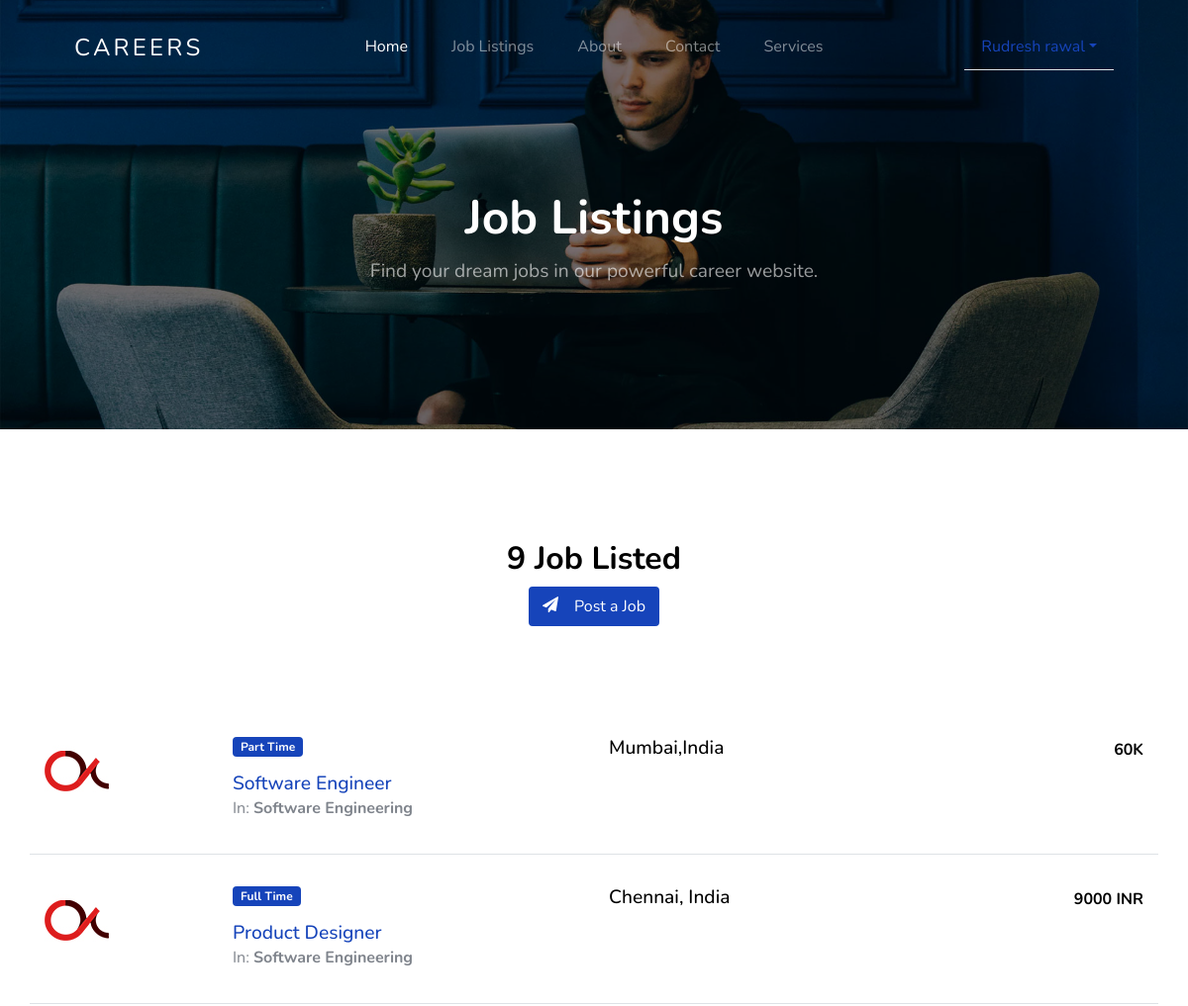
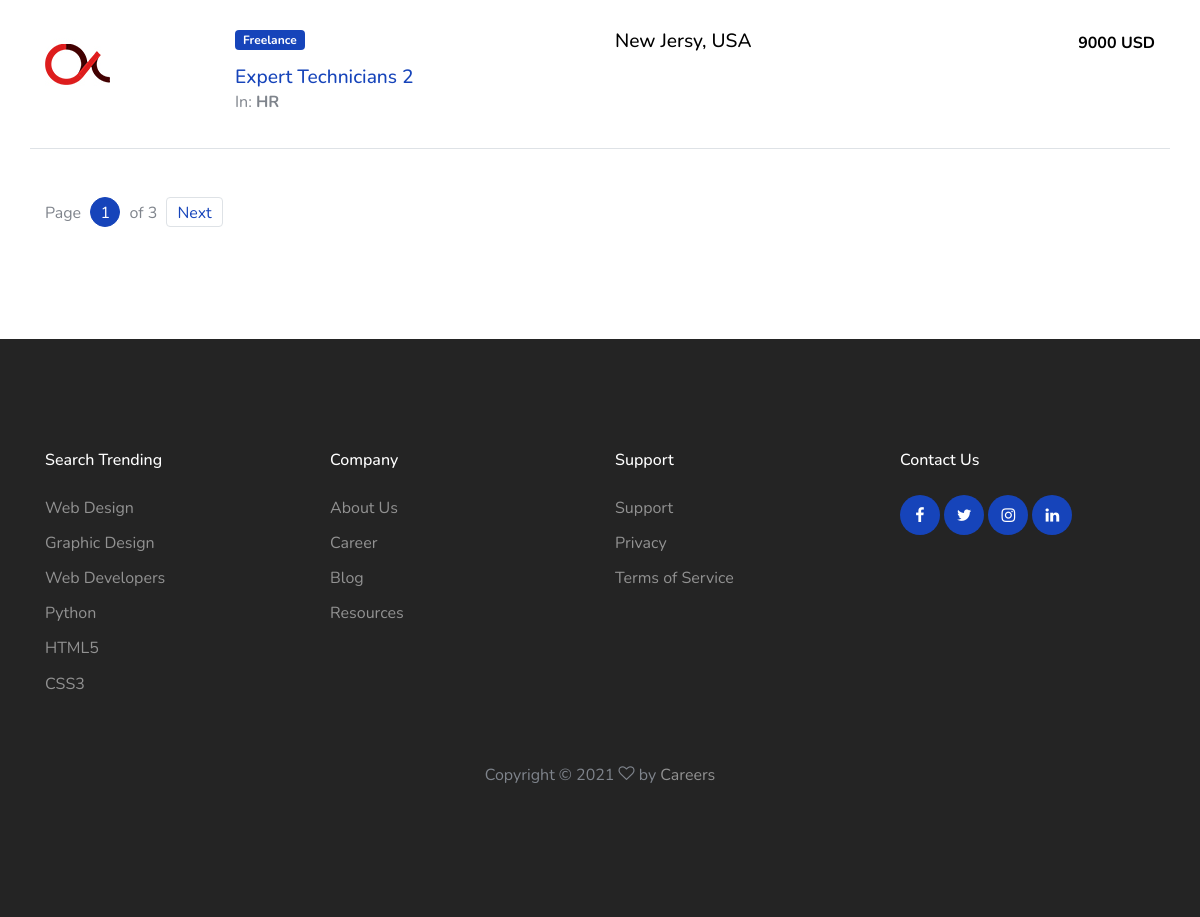
Page /jobs/job-listing/ (signed in) on the committed database (2 pictures, top to bottom).
### jobs/models.py (models this page shows, shortened)
class JobListing(models.Model):
    user = models.ForeignKey(settings.AUTH_USER_MODEL, on_delete=models.CASCADE,
                             null=True, editable=False, blank=True)
    title = models.CharField(max_length=100)
    company_name = models.CharField(max_length=200)
    employment_status = models.CharField(choices=JOB_TYPE, max_length=10)
    vacancy = models.CharField(max_length=10, null=True)
    gender = models.CharField(choices=GENDER, max_length=30, null=True)
    category = models.CharField(choices=CATEGORY, max_length=30)
    description = models.TextField()
    responsibilities = models.TextField()
    experience = models.CharField(max_length=100)
    job_location = models.CharField(max_length=120)
    Salary = models.CharField(max_length=100, null=True, blank=True)
    image = models.ImageField(blank=True, upload_to='media', null=True)
    application_deadline = models.DateTimeField()
    published_on = models.DateTimeField(default=timezone.now)

### jobs/views.py (the view)
# urls.py: path('job-listing/', job_listing, name='job-listing'),
@login_required
def job_listing(request):
    query = JobListing.objects.all().count()
    qs = JobListing.objects.all().order_by('-published_on')
    paginator = Paginator(qs, 3)  # Show 3 jobs per page
    page = request.GET.get('page')
    try:
        qs = paginator.page(page)
    except PageNotAnInteger:
        qs = paginator.page(1)
    except EmptyPage:
        qs = paginator.page(paginator.num_pages)
    context = {
        'query': qs,
        'job_qs': query
    }
    return render(request, "jobs/job_listing.html", context)

### templates/jobs/job_listing.html (shortened to what this page needs)
{% extends 'base.html' %}
{% load static %}
{% block content %}
    <section class="home-section section-hero inner-page overlay bg-image"
             style="background-image: url('{% static 'images/hero_1.jpg' %}');"
             id="home-section">
        <div class="container">
            <div class="row align-items-center justify-content-center">
                <div class="col-md-12">
                    <div class="mb-5 text-center">
                        <h1 class="text-white font-weight-bold">Job Listings</h1>
                        <p>Find your dream jobs in our powerful career website.</p>
                    </div>
                </div>
            </div>
        </div>
    </section>
    <section class="site-section">
        <div class="container">
            <div class="row mb-5 justify-content-center">
                <div class="col-md-7 text-center">
                    <h2 class="section-title mb-2">{{ job_qs }} Job Listed</h2>
                    <div class="mb-5 text-center">
                        <a href="{% url 'jobs:job-post' %}"
                           class="btn btn-primary border-width-2 d-none d-lg-inline-block">
                      <span class="mr-2 icon-paper-plane">
                      </span>Post a Job</a>
                    </div>
                </div>
            </div>
            <div class="mb-5">
                {% for q in query %}
                    <div class="row align-items-start job-item border-bottom pb-3 mb-3 pt-3">
                        <div class="col-md-2">
                            <a href=""><img class="img-fluid" src="{% static 'images/featured-listing-2.jpg' %}"
                                            alt="image"></a>
                        </div>
                        <div class="col-md-4">
              <span class="badge badge-primary px-2 py-1 mb-3">
                    {{ q.employment_status }}
              </span>
                            <h2><a href="{% url 'jobs:job-single' q.id %}">{{ q.title }}</a></h2>
                            In: <strong>{{ q.category }}</strong></p>
                        </div>
                        <div class="col-md-3 text-left">
                            <h3>{{ q.job_location }}</h3>
                        </div>
                        <div class="col-md-3 text-md-right">
                            <strong class="text-black">{{ q.Salary }}</strong>
                        </div>
                    </div>
                {% endfor %}
            </div>
            <div class="row pagination-wrap">
                <div class="col-md-6 text-center text-md-left">
                    <div class="custom-pagination ml-auto">
                        <div class="d-inline-block">
                            Page <a href="#" class="active">{{ query.number }}</a> of {{ query.paginator.num_pages }}
                        </div>
                        {% if query.has_next %}
                            <a href="?page={{ query.next_page_number }}" class="next">Next</a>
                        {% endif %}
                    </div>
                </div>
            </div>
        </div>
    </section>
{% endblock %}

### templates/navbar.html (shortened to what this page needs)
{% load static %}
<header class="site-navbar mt-3">
  <div class="container-fluid">
    <div class="row align-items-center">
      <div class="site-logo col-6"><a href="{% url 'home' %}">Careers</a></div>
      <nav class="mx-auto site-navigation">
        <ul class="site-menu js-clone-nav d-none d-xl-block ml-0 pl-0">
          <li><a href="{% url 'home' %}" class="nav-link active">Home</a></li>
          <li><a href="{% url 'jobs:job-listing' %}">Job Listings</a></li>
          <li><a href="{% url 'jobs:about' %}">About</a></li>
          <li><a href="{% url 'jobs:contact' %}">Contact</a></li>
             <li><a href="{% url 'jobs:service' %}"> Services</a></li>
        </ul>
      </nav>
{% if user.is_authenticated %}
      <div class="right-cta-menu text-right d-flex aligin-items-center col-6">
        <div class="ml-auto">
          <ul class="nav nav-tabs">
  <li class="nav-item dropdown">
    <a class="nav-link dropdown-toggle" data-toggle="dropdown" href="#" role="button" aria-haspopup="True" aria-expanded="false">
      {{request.user.first_name}} {{request.user.last_name}}</a>
  </li>
</ul>
        </div>
      </div>
{% endif %}
    </div>
  </div>
    </header>

### static/css/style.css (style rules this page uses)
.site-navbar { margin-bottom: 0px; z-index: 1999; position: absolute; width: 100%; top: 2rem; }
.site-navbar .container-fluid { padding-left: 7rem; padding-right: 7rem; }
.site-navbar .site-logo { position: absolute; left: 5%; }
.site-navbar .site-logo a { color: #fff; font-size: 1.5rem; letter-spacing: .2rem; text-transform: uppercase; }
.site-navbar .site-burger-menu, .site-navbar .right-cta-menu { position: absolute; right: 5%; }
.site-navbar .site-navigation { position: absolute; left: 50%; -webkit-transform: translateX(-50%); -ms-transform: translateX(-50%); transform: translateX(-50%); z-index: 5; }
.site-navbar .site-navigation .site-menu { margin-bottom: 0; }
.site-navbar .site-navigation .site-menu .active { color: #fff; display: inline-block; padding: 5px 20px; }
.site-navbar .site-navigation .site-menu a { text-decoration: none !important; display: inline-block; position: relative; }
.site-navbar .site-navigation .site-menu > li { display: inline-block; }
.site-navbar .site-navigation .site-menu > li > a { padding: 20px 20px !important; color: rgba(255, 255, 255, 0.5); display: inline-block; text-decoration: none !important; }
.site-mobile-menu .site-nav-wrap { padding: 0; margin: 0; list-style: none; position: relative; }
.site-mobile-menu .site-nav-wrap a { padding: 10px 20px; display: block; position: relative; color: #212529; }
.site-mobile-menu .site-nav-wrap li { position: relative; display: block; }
.site-mobile-menu .site-nav-wrap li .active { color: #000; }
.site-mobile-menu .site-nav-wrap > li { display: block; position: relative; float: left; width: 100%; }
.site-mobile-menu .site-nav-wrap > li > a { padding-left: 20px; font-size: 20px; }
body { font-weight: 400; font-size: 1rem; line-height: 1.7; position: relative; }
body:after { content: ""; position: absolute; top: 0; left: 0; right: 0; bottom: 0; background: rgba(0, 0, 0, 0.7); z-index: 100; opacity: 0; visibility: hidden; -webkit-transition: .3s all ease; -o-transition: .3s all ease; transition: .3s all ease; }
h1, h2, h3, h4 { color: #000; }
.site-section { padding-top: 7rem; padding-bottom: 7rem; position: relative; z-index: 2; }
.text-black { color: #000 !important; }
.home-section { position: relative; }
.home-section > .container { z-index: 2; position: relative; }
.home-section h1 { font-size: 3rem; color: #fff; font-weight: 200; }
.home-section p { font-size: 1.2rem; color: rgba(255, 255, 255, 0.6); }
.bg-image { background-size: cover; background-position: center center; background-repeat: no-repeat; }
.section-title { font-size: 2rem; font-weight: 700; }
.section-hero, .section-hero > .container > .row { height: 100vh; min-height: 900px; }
.section-hero.inner-page, .section-hero.inner-page > .container > .row { height: auto; min-height: auto; padding-top: 6em; padding-bottom: 3em; }
.section-hero.overlay, .section-hero.overlay-2 { position: relative; }
.section-hero.overlay:before, .section-hero.overlay-2:before { z-index: 1; position: absolute; content: ""; top: 0; left: 0; right: 0; bottom: 0; background: rgba(0, 0, 0, 0.5); }
.section-hero > .container { z-index: 2; position: relative; }
.btn:after, .btn:before { display: none; }
.btn.btn-primary { color: #fff; }
.custom-pagination a { width: 30px; height: 30px; line-height: 30px; display: inline-block; border-radius: 50%; border: 1px solid #dee2e6; text-align: center; margin: 0 5px; text-decoration: none; }
.custom-pagination a.prev, .custom-pagination a.next { width: auto; height: 30px; line-height: 30px; padding-left: 10px; padding-right: 10px; border-radius: 4px; }
.custom-pagination a.active, .custom-pagination a:hover { background: #1644ba; color: #fff; border-color: #1644ba; }
.border-width-2 { border-width: 2px !important; }
.job-item h2, .job-item h3 { font-size: 1.2rem; margin-bottom: 0; }

### rows in the picture
JobListing: employment_status "Part Time", title "Software Engineer", category "Software Engineering", job_location "Mumbai,India", Salary "60K"
JobListing: employment_status "Full Time", title "Product Designer", category "Software Engineering", job_location "Chennai, India", Salary "9000 INR"
JobListing: employment_status "Freelance", title "Expert Technicians 2", category "HR", job_location "New Jersy, USA", Salary "9000 USD"

### other values in the picture
{{ request.user.first_name }} "Rudresh"
{{ request.user.last_name }} "rawal"
{{ job_qs }} "9"
{{ query.number }} "1"
{{ query.paginator.num_pages }} "3"
